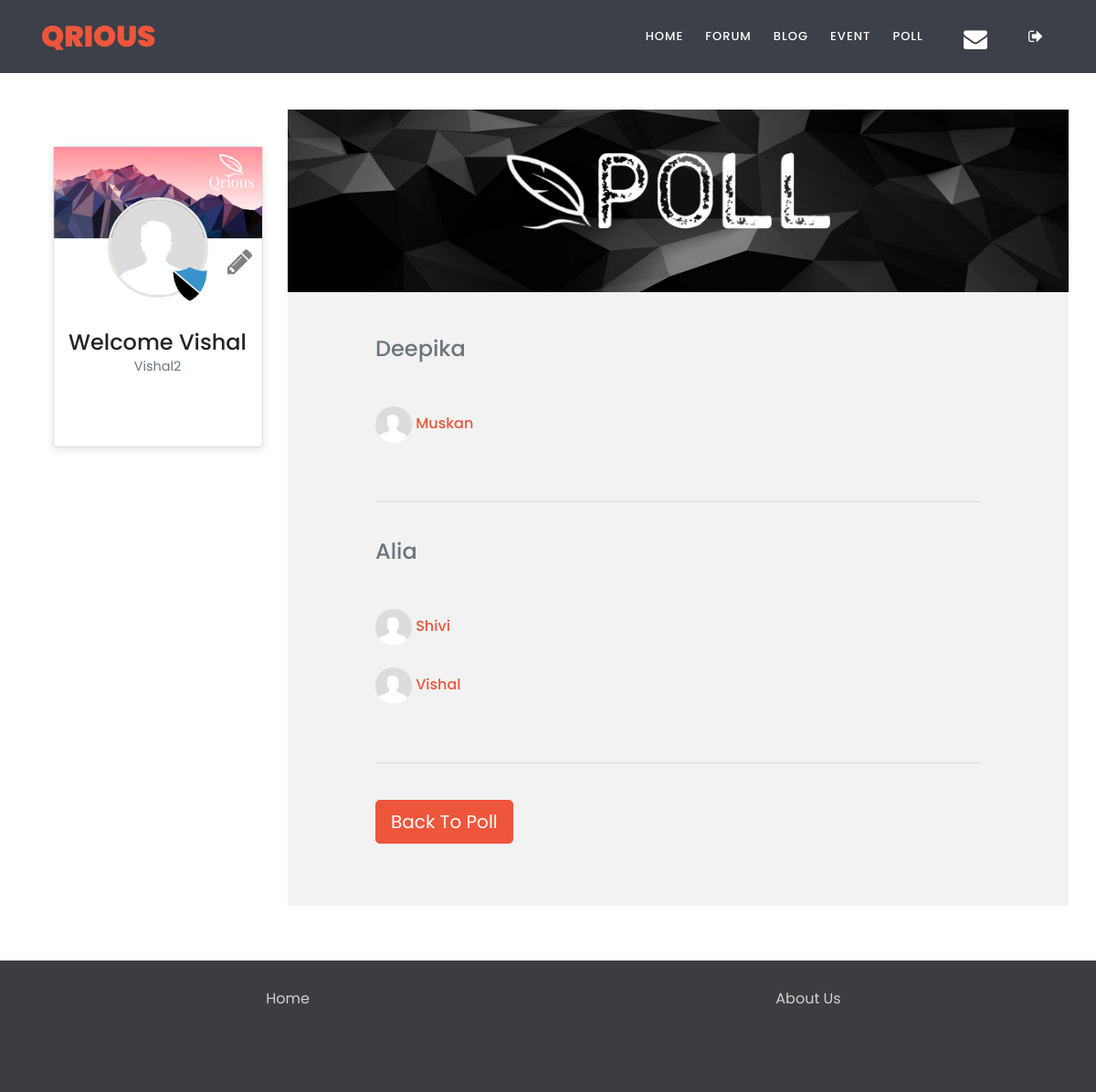
Screenshot of /poll-voters.php?poll=3 (signed in) with the database file from the repository.
### tables this page shows
CREATE TABLE `poll_options` (
  `id` int(11) NOT NULL,
  `poll_id` int(11) NOT NULL,
  `name` varchar(255) NOT NULL,
  `created` datetime NOT NULL,
  `modified` datetime NOT NULL,
  `status` enum('1','0') NOT NULL DEFAULT '1'
);

CREATE TABLE `users` (
  `idUsers` int(11) NOT NULL,
  `userLevel` int(11) NOT NULL DEFAULT 0,
  `f_name` varchar(50) NOT NULL,
  `l_name` varchar(50) NOT NULL,
  `uidUsers` tinytext NOT NULL,
  `emailUsers` tinytext NOT NULL,
  `pwdUsers` longtext NOT NULL,
  `gender` char(1) NOT NULL,
  `headline` varchar(500) DEFAULT NULL,
  `bio` varchar(4000) DEFAULT NULL,
  `userImg` varchar(500) DEFAULT 'default.png'
);

### poll-voters.php (the view, shortened to what this page needs)
<?php
    require 'includes/dbh.inc.php';
    if (isset($_GET['poll']))
    {
        $pollid = $_GET['poll'];
    }
    else
    {
        header("Location: index.php");
        exit();
    }
    include 'includes/HTML-head.php';
?>
</head>
<body>
    <?php include 'includes/navbar.php'; ?>
      <div class="container main">
        <div class="row">
          <div class="col-sm-3">
              <?php include 'includes/profile-card.php'; ?>
          </div>
          <div class="col-sm-9" id="user-section">
              <img class="event-cover " src="img/pollpage-cover12.jpg">
              <div class="px-5 my-5">
                  <div class="px-5">
                        <?php
                            $sql = "select * from poll_options where poll_id=?";
                            $stmt = mysqli_stmt_init($conn);
                            if (!mysqli_stmt_prepare($stmt, $sql))
                            {
                                header("Location: ../poll-view.php?error=sqlerror");
                                exit();
                            }
                            else
                            {
                                mysqli_stmt_bind_param($stmt, "s", $pollid);
                                mysqli_stmt_execute($stmt);
                                $result = mysqli_stmt_get_result($stmt);
                                while ($row = mysqli_fetch_assoc($result))
                                {
                                    $sql2 = 'select u.uidUsers, u.idUsers, u.userImg '
                                            . 'from poll_votes v join users u '
                                            . 'on v.vote_by = u.idUsers '
                                            . 'where poll_id = ? '
                                            . 'and poll_option_id = ?';
                                    $stmt = mysqli_stmt_init($conn);
                                    mysqli_stmt_prepare($stmt, $sql2);
                                    mysqli_stmt_bind_param($stmt, "ss", $pollid, $row['id']);
                                    mysqli_stmt_execute($stmt);
                                    $result2 = mysqli_stmt_get_result($stmt);
                                    echo "<h4 class='text-muted'>".ucwords($row['name'])."</h4><br><br>";
                                    $row2 = mysqli_fetch_assoc($result2);
                                    do
                                    {
                                        echo '<a href="profile.php?id='.$row2['idUsers'].'">
                                            <h6><img class="voter-avatar" src="uploads/'.$row2['userImg'].'" >
                                                '.ucwords($row2['uidUsers']).'<a>
                                            </h6><br>';
                                    }while ($row2 = mysqli_fetch_assoc($result2));
                                    echo '<br><hr><br>';
                                }
                            }
                        ?>
                  <a class="btn btn-primary btn-lg" href="poll.php?poll=<?php echo $pollid; ?>">Back To Poll</a>
                </div>
            </div>
          </div>
        </div>
      </div>
<footer id="myFooter">
    <div class="container">
        <div class="row">
            <div class="col-sm">
                <a href= "index.php" >Home</a>
            </div>
            <div class="col-sm">
                <a href= "AboutUs.php" >About Us</a>
            </div>
        </div>
    </div>
</footer>
<?php include 'includes/HTML-footer.php'; ?>

### includes/HTML-head.php (shortened to what this page needs)
<!DOCTYPE html>
<html>
    <head>
        <link href="css/bootstrap.min.css" rel="stylesheet">
        <link href="font-awesome/css/font-awesome.min.css" rel="stylesheet">
        <link href="css/footer.css" rel="stylesheet">
        <link href="css/styles.css" rel="stylesheet">

### includes/navbar.php (shortened to what this page needs)
<!DOCTYPE html>
<html lang="en">
  <head>
    <link rel="stylesheet" type="text/css" href="assets/css/bootstrap.min.css">
    <link rel="stylesheet" type="text/css" href="assets/css/font-awesome.css">
    <link rel="stylesheet" href="assets/css/style.css">
    </head>
    <body>
    <header class="header-area header-sticky" style="background: #3c4049">
        <div class="container">
            <div class="row">
                <div class="col-12">
                    <nav class="main-nav">
                        <a href="index.php" class="logo"><em> Qrious</em></a>
                        <ul class="nav">
                            <li><a href="index.php" <?php if($_SERVER['REQUEST_URI'] == '/qrious1/index.php') echo "class='active'";?>>Home</a></li>
                            <li><a href="forum.php" <?php if($_SERVER['REQUEST_URI'] == '/qrious1/forum.php') echo "class='active'";?>>Forum</a></li>
                            <li><a href="Blogs.php" <?php if($_SERVER['REQUEST_URI'] == '/qrious1/Blogs.php') echo "class='active'";?>>Blog</a></li>
                            <li><a href="events.php" <?php if($_SERVER['REQUEST_URI'] == '/qrious1/events.php') echo "class='active'";?>>Event</a></li>
                            <li><a href="polls.php" <?php if($_SERVER['REQUEST_URI'] == '/qrious1/polls.php') echo "class='active'";?>>Poll</a></li>
                            <li class="nav-item px-3">
                                <a class="nav-link" href="message.php">
                                <i class="fa fa-envelope align-center fa-2x" aria-hidden="true" ></i>
                                </a>
                            </li>
                            <li>
                                <a href="includes/logout.inc.php">
                                <i class="fa fa-sign-out align-center fa-lg" aria-hidden="true"></i>
                                </a>
                        </ul>
                    </nav>
                </div>
            </div>
        </div>
    </header>
  </body>
  </html>

### includes/profile-card.php (shortened to what this page needs)
<div class='card card-profile text-center main'>
    <img alt='' class='card-img-top card-user-cover' src='img/user-cover12.png'>
    <div class='card-block'>
        <a href='profile.php'>
            <img src='uploads/<?php echo $_SESSION["userImg"] ?>' class='card-img-profile'>
        </a>
        <?php
            if ($_SESSION['userLevel'] == 1)
            {
                echo '<img id="card-admin-badge" src="img/admin-badge.png">';
            }
        ?>
        <a href="edit-profile.php">
            <i class="fa fa-pencil fa-2x edit-profile" aria-hidden="true"></i>
        </a>
        <h4 class='card-title'>
        <?php echo "Welcome&nbsp";
        echo ucwords($_SESSION['userUid']); ?>
            <small class="text-muted">
                <?php echo ucwords($_SESSION['f_name']." ".$_SESSION['l_name']); ?>
            </small>
            <br>
            <br><br><br>
        </h4>
    </div>
</div>

### includes/HTML-footer.php (shortened to what this page needs)
    </body>
</html>

### css/footer.css (style rules this page uses)
#myFooter { background-color: #3c3d41; color: white; padding-top: 30px; }
#myFooter .row { margin-bottom: 60px; }
#myFooter a { color: #d2d1d1; text-decoration: none; }
#myFooter { flex: 0 0 auto; -webkit-flex: 0 0 auto; }

### css/styles.css (style rules this page uses)
html, body { height: 100%; }
img { max-width: 100%; }
a { text-decoration: none }
.card-profile { width: 230px; height: 330px; margin: 50px auto; background-color: #e6e5e1; border-radius: 0; border: 0; }
.card-profile .card-img-top { border-radius: 0; }
.card-img-profile { width: 110px; height: 110px; object-fit: cover; border-radius: 50%; margin-top: -45px; margin-bottom: 35px; border: 3px solid #e6e5e1; }
.edit-profile { position: absolute; right: 10px; top: 110px; }
.card-img-profile { transition: transform .2s; }
.card-profile .card-title { margin-bottom: 50px; }
.card-profile .card-title small { display: block; font-size: .6em; margin-top: .2em; padding-left: 20px; padding-right: 20px; }
#user-section { background-color: #F2F2F2; padding: 0px; margin: 40px 0px 60px 0px; padding-bottom: 20px; }
.card { background: #fff; box-shadow: 0 3px 10px rgba(0, 0, 0, 0.1); }
* { word-wrap: break-word; overflow-wrap: break-word; }
.event-cover { width: 100%; height: 200px; object-fit: cover; }
h1, h2, h3, h4, h5, h6, p, a, ul, span, li, img, inpot, button { margin: 0; padding: 0; }
.voter-avatar { width: 40px; height: 40px; object-fit: cover; border-radius: 50%; transition: transform .2s; }
#card-admin-badge { width: 40px; position: absolute; margin-top: 30px; margin-left: -40px; }
.card-user-cover { height: 100px; object-fit: cover; }
.card-profile .fa { color: grey; }
.main { margin-top: 80px; }

### rows the page displays
poll_options: name "Deepika"
users: userImg (placeholder picture), uidUsers "Muskan"
poll_options: name "Alia"
users: userImg (picture), uidUsers "Shivi"
users: userImg (placeholder picture), uidUsers "Vishal"

### other values shown
$_SESSION['userUid'] "Vishal"
$_SESSION['f_name']." ".$_SESSION['l_name'] "Vishal2"
